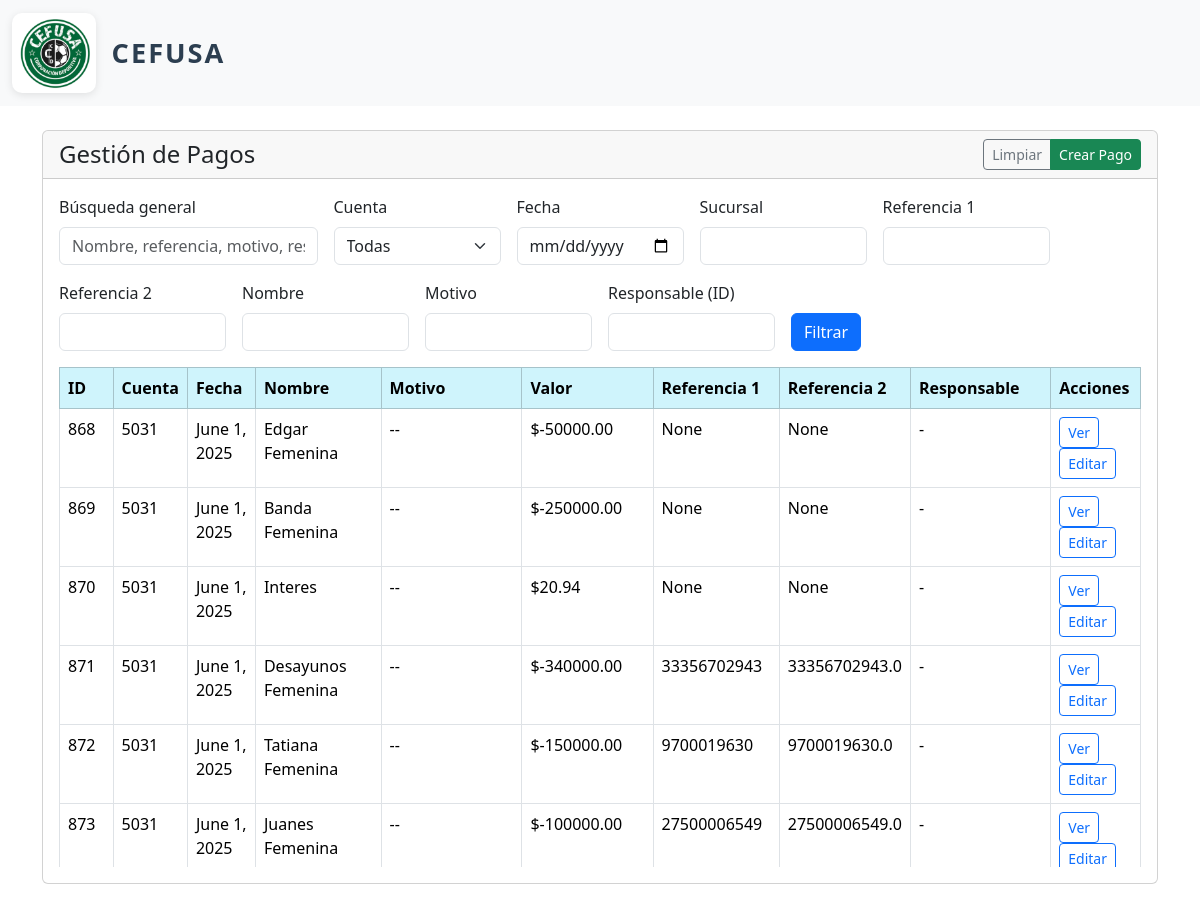
The page /payments/ on the database its author committed.
### Applications/payments/models.py (models this page shows, shortened)
class Pago(models.Model):
    id = models.AutoField(primary_key=True, db_column="idPago")
    class CuentaChoices(models.TextChoices):
        CUENTA_5031 = "5031", "5031"
        CUENTA_5032 = "5032", "5032"
    cuenta = models.CharField(
        max_length=4,
        db_column="cuenta",
        choices=[("5031", "5031"), ("5032", "5032")],
        default="5031",
    )
    fecha = models.DateField(db_column="fecha")
    descripcion = models.CharField(max_length=45, db_column="descripcion")
    sucursal = models.CharField(max_length=45, db_column="sucursal")
    referencia1 = models.CharField(max_length=45, blank=True, null=True, db_column="referencia1")
    referencia2 = models.CharField(max_length=45, blank=True, null=True, db_column="referencia2")
    valor = models.DecimalField(
        max_digits=12,  # hasta billones con 2 decimales
        decimal_places=2,
        default=0.00,
        db_column="valor"
    )
    nombre = models.CharField(max_length=45, db_column="nombre")
    motivo = models.CharField(max_length=50, db_column="motivo")
    factura_venta = models.CharField(max_length=30, blank=True, null=True, db_column="facturaVenta")
    recibo_caja = models.CharField(max_length=20, blank=True, null=True, db_column="reciboCaja")
    comentario = models.CharField(max_length=150, blank=True, null=True, db_column="comentario")
    responsable = models.ForeignKey(
        "users.Acudiente",
        on_delete=models.PROTECT,
        related_name="pagos",
        db_column="responsable",
        blank=True,
        null=True
    )
    class Meta:
        db_table = "Pago"

### Applications/payments/views.py (the view, shortened to what this page needs)
# urls.py: path('', views.paymentsManagement, name='paymentsManagement'),
def paymentsManagement(request):
    from django.db.models import Q
    from .models import Pago
    search = request.GET.get('search', '')
    cuenta = request.GET.get('cuenta', '')
    fecha = request.GET.get('fecha', '')
    sucursal = request.GET.get('sucursal', '')
    referencia1 = request.GET.get('referencia1', '')
    referencia2 = request.GET.get('referencia2', '')
    nombre = request.GET.get('nombre', '')
    motivo = request.GET.get('motivo', '')
    responsable = request.GET.get('responsable', '')
    pagos = Pago.objects.all()
    if cuenta:
        pagos = pagos.filter(cuenta=cuenta)
    if fecha:
        pagos = pagos.filter(fecha=fecha)
    if sucursal:
        pagos = pagos.filter(sucursal__icontains=sucursal)
    if referencia1:
        pagos = pagos.filter(referencia1__icontains=referencia1)
    if referencia2:
        pagos = pagos.filter(referencia2__icontains=referencia2)
    if nombre:
        pagos = pagos.filter(nombre__icontains=nombre)
    if motivo:
        pagos = pagos.filter(motivo__icontains=motivo)
    if responsable:
        pagos = pagos.filter(responsable__id=responsable)
    context = {
        'pagos': pagos,
        'cuentas': Pago.CuentaChoices.choices,
    }
    return render(request, 'paymentsManagement.html', context)

### Applications/payments/templates/paymentsManagement.html (shortened to what this page needs)
{% extends "base.html" %}
{% block content %}
<div id="main-payments">
  <div class="card">
  <div class="card-header">
    <div class="d-flex justify-content-between align-items-center">
      <h4 class="mb-0">Gestión de Pagos</h4>
      <div class="btn-group" role="group">
        <a href="?" class="btn btn-outline-secondary btn-sm">Limpiar</a>
         <button type="button" class="btn btn-success btn-sm" data-bs-toggle="modal" data-bs-target="#crearPagoModal">
        Crear Pago
      </button>
      </div>
    </div>
  </div>
  <div class="card-body">
    <form method="GET" id="filtrosPagosForm" class="row g-3 mb-3">
      <div class="col-md-3">
        <label class="form-label">Búsqueda general</label>
        <input type="text" class="form-control" name="search" value="{{ request.GET.search }}" placeholder="Nombre, referencia, motivo, responsable...">
      </div>
      <div class="col-md-2">
        <label class="form-label">Cuenta</label>
        <select class="form-select" name="cuenta">
          <option value="">Todas</option>
        </select>
      </div>
      <div class="col-md-2">
        <label class="form-label">Fecha</label>
        <input type="date" class="form-control" name="fecha" value="{{ request.GET.fecha }}">
      </div>
      <div class="col-md-2">
        <label class="form-label">Sucursal</label>
        <input type="text" class="form-control" name="sucursal" value="{{ request.GET.sucursal }}">
      </div>
      <div class="col-md-2">
        <label class="form-label">Referencia 1</label>
        <input type="text" class="form-control" name="referencia1" value="{{ request.GET.referencia1 }}">
      </div>
      <div class="col-md-2">
        <label class="form-label">Referencia 2</label>
        <input type="text" class="form-control" name="referencia2" value="{{ request.GET.referencia2 }}">
      </div>
      <div class="col-md-2">
        <label class="form-label">Nombre</label>
        <input type="text" class="form-control" name="nombre" value="{{ request.GET.nombre }}">
      </div>
      <div class="col-md-2">
        <label class="form-label">Motivo</label>
        <input type="text" class="form-control" name="motivo" value="{{ request.GET.motivo }}">
      </div>
      <div class="col-md-2">
        <label class="form-label">Responsable (ID)</label>
        <input type="text" class="form-control" name="responsable" value="{{ request.GET.responsable }}">
      </div>
      <div class="col-md-2 align-self-end">
        <button type="submit" class="btn btn-primary">Filtrar</button>
      </div>
    </form>
  <div class="table-responsive" style="max-height: 500px; overflow-y: auto;">
      <table class="table table-bordered table-hover">
        <thead class="table-info">
          <tr>
            <th>ID</th><th>Cuenta</th><th>Fecha</th><th>Nombre</th><th>Motivo</th><th>Valor</th><th>Referencia 1</th><th>Referencia 2</th><th>Responsable</th><th>Acciones</th>
          </tr>
        </thead>
        <tbody>
          {% for pago in pagos %}
          <tr>
            <td>{{ pago.id }}</td>
            <td>{{ pago.cuenta }}</td>
            <td>{{ pago.fecha }}</td>
            <td>{{ pago.nombre }}</td>
            <td>{{ pago.motivo }}</td>
            <td>${{ pago.valor }}</td>
            <td>{{ pago.referencia1 }}</td>
            <td>{{ pago.referencia2 }}</td>
            <td>{% if pago.responsable %}{{ pago.responsable.nombre }} {{ pago.responsable.apellidos }}{% else %}-{% endif %}</td>
            <td>
              <a href="#" class="btn btn-sm btn-outline-primary">Ver</a>
              <a href="#" class="btn btn-sm btn-outline-primary btn-editar-pago" data-id="{{ pago.id }}">Editar</a>
            </td>
          </tr>
          {% empty %}
          <tr><td colspan="10" class="text-center">No hay pagos registrados</td></tr>
          {% endfor %}
        </tbody>
      </table>
    </div>
  </div>
</div>
<br>
<br>
{% endblock %}

### Applications/users/templates/base.html (shortened to what this page needs)
{% load static %}
<!doctype html>
<html lang="en">
    <head>
        <link href="https://cdn.jsdelivr.net/npm/bootstrap@5.3.8/dist/css/bootstrap.min.css"
        rel="stylesheet"
>
    </head>
    <nav class="navbar bg-body-tertiary">
    <div class="container-fluid d-flex align-items-center">
        <a class="navbar-brand d-flex align-items-center gap-2" href="/">
            <img src="{% static 'img/LogoCefusa.png' %}" alt="Logo CEFUSA" style="height:80px; width:auto; border-radius:10px; box-shadow:0 2px 8px rgba(0,0,0,0.1); background:#fff; padding:4px;" class="me-2">
            <span style="font-weight:bold; font-size:1.7rem; letter-spacing:2px; color:#2c3e50;">CEFUSA</span>
        </a>
    </div>
    </nav>
    <br>
    <div class="container">
        <div class="row">
            <div class="col">
                {% block content %} {% endblock %}
            </div>
        </div>
    </div>
    <body>
    </body>
</html>

### rows shown on the page
Pago: id "868", cuenta "5031", fecha "June 1, 2025", nombre "Edgar Femenina", motivo "--", valor "-50000.00", referencia1 "None", referencia2 "None"
Pago: id "869", cuenta "5031", fecha "June 1, 2025", nombre "Banda Femenina", motivo "--", valor "-250000.00", referencia1 "None", referencia2 "None"
Pago: id "870", cuenta "5031", fecha "June 1, 2025", nombre "Interes", motivo "--", valor "20.94", referencia1 "None", referencia2 "None"
Pago: id "871", cuenta "5031", fecha "June 1, 2025", nombre "Desayunos Femenina", motivo "--", valor "-340000.00", referencia1 "33356702943", referencia2 "33356702943.0"
Pago: id "872", cuenta "5031", fecha "June 1, 2025", nombre "Tatiana Femenina", motivo "--", valor "-150000.00", referencia1 "9700019630", referencia2 "9700019630.0"
Pago: id "873", cuenta "5031", fecha "June 1, 2025", nombre "Juanes Femenina", motivo "--", valor "-100000.00", referencia1 "27500006549", referencia2 "27500006549.0"
